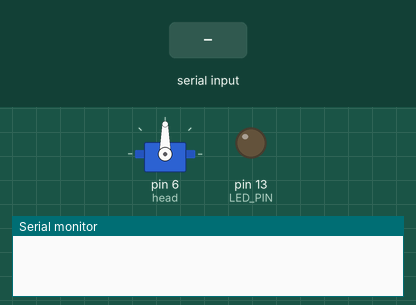
This sketch was run on a simulated Arduino Uno, built with avr-gcc and run on an emulated ATmega328P. Parts: servo, output pins drawn as LEDs (lit = HIGH), the last lines printed to the serial monitor. Inputs (shaded band) come from the test bench.

Above: at 1.2 s.
1.3 s: "d90\n" received over Serial
At 2.52 s:
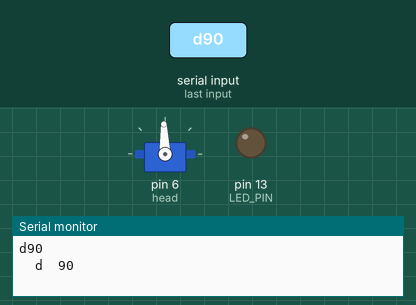
4.3 s: "90,45\n" received over Serial
6.8 s: "d,45\n" received over Serial
At 7.94 s:
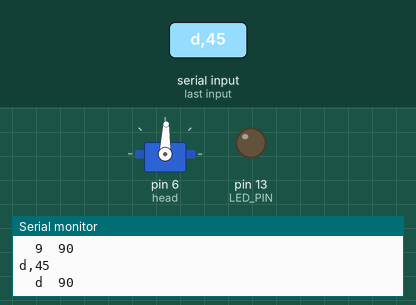
9.8 s: "30,150\n" received over Serial
Timing chart, 0 to 12.8 s (numbered marks = the images above; inputs shaded):
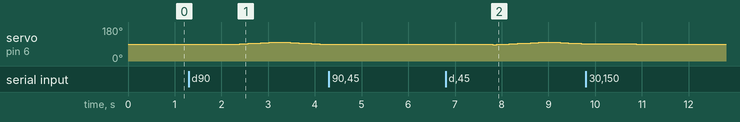

The sketch:

robot_nod_head_by_serial.ino
```cpp
#include <Servo.h>
#define DEBUG false
#define LED_PIN 13

int d = 90;
int v = 50;
String s;
char f;
Servo head;

void nod() {
  for (; d < 100; d++) {
    if (serial_input()) {
      return;
    }
    head.write(d);
    delay(v);
  }
  for (; d > 80; d--) {
    if (serial_input()) {
      return;
    }
    head.write(d);
    delay(v);
  }
}

bool serial_input() {
  if (Serial.available()) {
    s = Serial.readString();
    f = s[0];
    if (DEBUG) {
      if (f == 'd') {
        digitalWrite(LED_PIN, HIGH);
        delay(200);
        digitalWrite(LED_PIN, LOW);
      }
    }
    if (s.substring(1).toInt()) {
      v = s.substring(1).toInt();
    }
    Serial.print(s);
    Serial.print('\t');
    Serial.print(f);
    Serial.print('\t');
    Serial.println(v);
    return true;
  }
  return false;
}

void setup() {
  Serial.begin(9600);
  head.attach(6);
  pinMode(LED_PIN, OUTPUT);
}

void loop() {
  serial_input();
  if (f == 'd') {
    nod();
  } else {
    head.write(90);
  }
}
```

Measured:
- after the input at 1.3 s, servo on pin 6 (head): rises from 90° to 100° in 0.81 s, then falls to 88° in 1.1 s
- after the input at 6.8 s, servo on pin 6 (head): 90° → 87° after 1.0 s, → 88° 0.09 s later, → 89° 0.09 s later, → 90° 0.09 s later, … (23 changes in this stretch)
